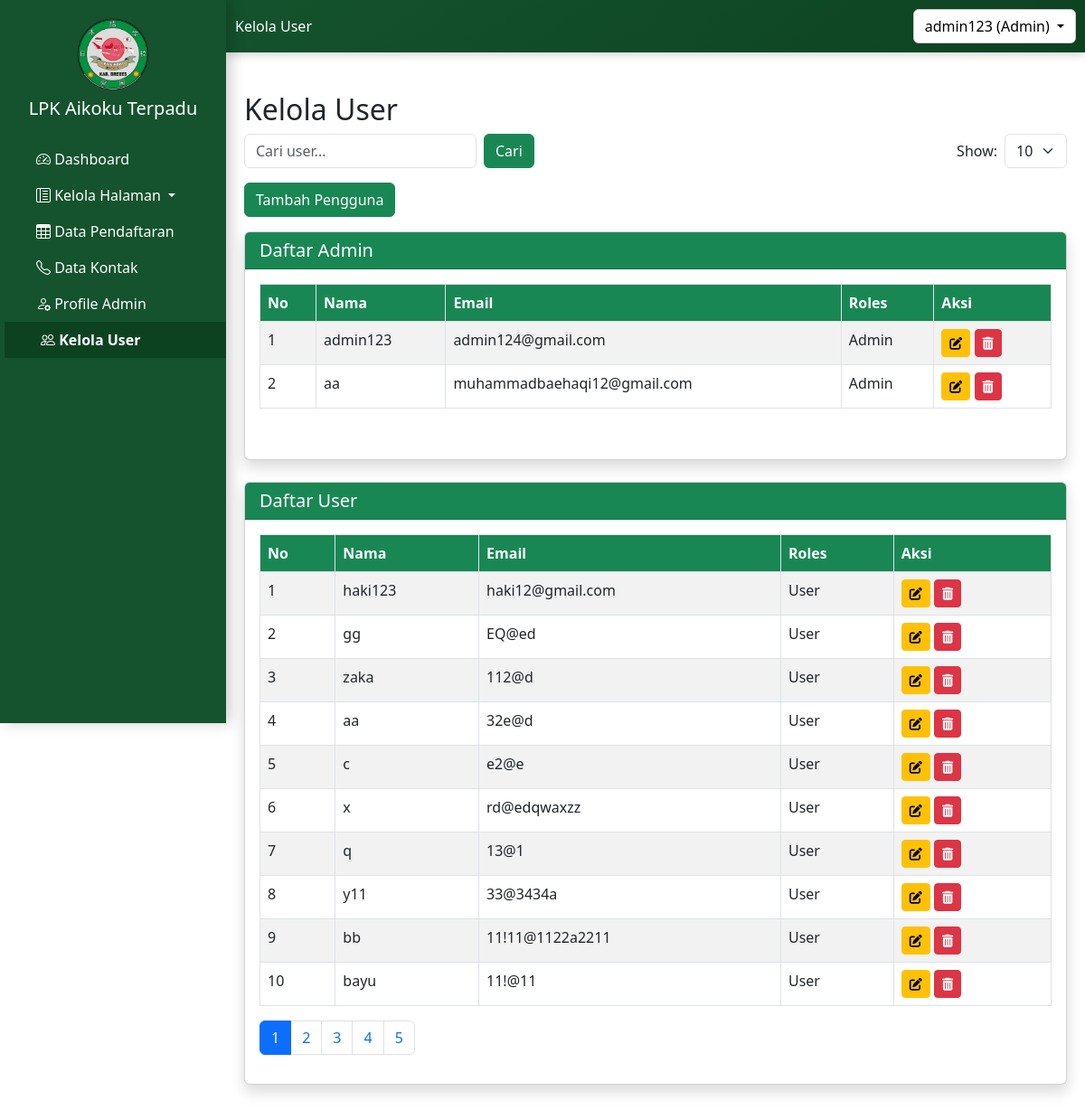
The page /admin/user/kelola_user.php (signed in) on the database its author committed.
### tables this page shows
CREATE TABLE `tb_pengguna` (
  `id_pengguna` int(11) NOT NULL,
  `username` varchar(50) NOT NULL,
  `password` varchar(255) NOT NULL,
  `email_pengguna` varchar(100) NOT NULL,
  `roles` enum('admin','user') DEFAULT 'user',
  `tanggal_aktivitas` timestamp NOT NULL DEFAULT current_timestamp()
);

### admin/user/kelola_user.php (the view, shortened to what this page needs)
<?php
$pageTitle = "Kelola User";
include '../../includes/config.php';
$search = isset($_GET['search']) ? $_GET['search'] : '';
$show = isset($_GET['show']) ? intval($_GET['show']) : 10;
$page = isset($_GET['page']) ? (int) $_GET['page'] : 1;
$offset = ($page - 1) * $show;
$filter = "";
$total_query = mysqli_query($mysqli, "SELECT COUNT(*) as total FROM tb_pengguna WHERE roles='user' $filter");
$total_data = mysqli_fetch_assoc($total_query)['total'];
$total_pages = ceil($total_data / $show);
?>
<!DOCTYPE html>
<html lang="id">
<head>
</head>
<body>
    <?php include '../../sidebar1.php'; ?>
    <div class="container mt-4 content">
        <h2><?= $pageTitle ?></h2>
        <div class="d-flex justify-content-between align-items-center mb-3">
            <form method="GET" action="" class="d-flex gap-2">
                <input type="text" name="search" class="form-control" placeholder="Cari user..."
                    value="<?= htmlspecialchars($search) ?>">
                <button type="submit" class="btn btn-success">Cari</button>
            </form>
            <form method="GET" action="" class="d-flex align-items-center gap-2">
                <label for="show" class="mb-0">Show:</label>
                <select name="show" id="show" class="form-select" onchange="this.form.submit()">
                    <?php
                    $options = [5, 10, 15, 20, 50];
                    foreach ($options as $option) {
                        $selected = ($show == $option) ? 'selected' : '';
                        echo "<option value='$option' $selected>$option</option>";
                    }
                    ?>
                </select>
            </form>
        </div>
        <button class="btn btn-success mb-3" data-bs-toggle="modal" data-bs-target="#tambahUserModal">Tambah Pengguna</button>
        <div class="card shadow mb-4">
            <div class="card-header bg-success text-white">
                <h5 class="mb-0">Daftar Admin</h5>
            </div>
            <div class="card-body">
                <div class="table-responsive mb-4">
                    <table class="table table-bordered table-striped">
                        <thead>
                                <tr>
                                    <th class="bg-success text-white">No</th>
                                    <th class="bg-success text-white">Nama</th>
                                    <th class="bg-success text-white">Email</th>
                                    <th class="bg-success text-white">Roles</th>
                                    <th class="bg-success text-white">Aksi</th>
                                </tr>
                            </thead>
                        <tbody>
                            <?php
                            $noAdmin = 1;
                            $queryAdmin = mysqli_query($mysqli, "SELECT * FROM tb_pengguna WHERE roles='admin' $filter");
                            while ($data = mysqli_fetch_assoc($queryAdmin)) {
                                ?>
                                    <tr>
                                        <td><?= $noAdmin++ ?></td>
                                        <td><?= htmlspecialchars($data['username']) ?></td>
                                        <td><?= htmlspecialchars($data['email_pengguna']) ?></td>
                                        <td><?= ucfirst($data['roles']) ?></td>
                                        <td>
                                            <a href="#" class="btn btn-warning btn-sm" data-bs-toggle="modal"
                                                data-bs-target="#editUserModal<?= $data['id_pengguna'] ?>"><i
                                                    class="fas fa-edit"></i></a>
                                            <a href="hapus_user.php?id=<?= $data['id_pengguna'] ?>"
                                                class="btn btn-danger btn-sm"
                                                onclick="return confirm('Yakin ingin menghapus user ini?');"><i
                                                    class="fas fa-trash-alt"></i></a>
                                        </td>
                                    </tr>
                            <?php } ?>
                        </tbody>
                    </table>
                </div>
            </div>
        </div>
            <div class="card shadow mb-4">
                <div class="card-header bg-success text-white">
                    <h5 class="mb-0">Daftar User</h5>
                </div>
                <div class="card-body">
                    <div class="table-responsive">
                        <table class="table table-bordered table-striped">
                            <thead>
                                <tr>
                                    <th class="bg-success text-white">No</th>
                                    <th class="bg-success text-white">Nama</th>
                                    <th class="bg-success text-white">Email</th>
                                    <th class="bg-success text-white">Roles</th>
                                    <th class="bg-success text-white">Aksi</th>
                                </tr>
                            </thead>
                            <tbody>
                                <?php
                                $noUser = 1;
                                $queryUser = mysqli_query($mysqli, "SELECT * FROM tb_pengguna WHERE roles='user' $filter LIMIT $show OFFSET $offset");
                                while ($data = mysqli_fetch_assoc($queryUser)) {
                                    ?>
                                        <tr>
                                            <td><?= $noUser++ ?></td>
                                            <td><?= htmlspecialchars($data['username']) ?></td>
                                            <td><?= htmlspecialchars($data['email_pengguna']) ?></td>
                                            <td><?= ucfirst($data['roles']) ?></td>
                                            <td>
                                                <a href="#" class="btn btn-warning btn-sm" data-bs-toggle="modal"
                                                    data-bs-target="#editUserModal<?= $data['id_pengguna'] ?>"><i
                                                        class="fas fa-edit"></i></a>
                                                <a href="hapus_user.php?id=<?= $data['id_pengguna'] ?>"
                                                    class="btn btn-danger btn-sm"
                                                    onclick="return confirm('Yakin ingin menghapus user ini?');"
                                                    title="Hapus User">
                                                    <i class="fas fa-trash-alt"></i>
                                                </a>
                                            </td>
                                        </tr>
                                <?php } ?>
                            </tbody>
                        </table>
                    </div>
                    <nav>
                        <ul class="pagination">
                            <?php for ($i = 1; $i <= $total_pages; $i++): ?>
                                    <li class="page-item <?= ($i == $page) ? 'active' : '' ?>">
                                        <a class="page-link"
                                            href="?page=<?= $i ?>&show=<?= $show ?>&search=<?= urlencode($search) ?>"><?= $i ?></a>
                                    </li>
                            <?php endfor; ?>
                        </ul>
                    </nav>
                </div>
            </div>
</body>
</html>

### admin/user/kelola_user.php (style rules this page uses)
body, html { overflow-x: hidden; }
.table-responsive { overflow-x: auto; -webkit-overflow-scrolling: touch; width: 100%; }

### sidebar1.php (style rules this page uses)
.content { margin-left: 250px; padding: 20px; overflow-x: auto; max-width: calc(100vw - 250px); }

### rows shown on the page
tb_pengguna: username "admin123", email_pengguna "admin124@gmail.com", roles "Admin"
tb_pengguna: username "aa", email_pengguna "muhammadbaehaqi12@gmail.com", roles "Admin"
tb_pengguna: username "haki123", email_pengguna "haki12@gmail.com", roles "User"
tb_pengguna: username "gg", email_pengguna "EQ@ed", roles "User"
tb_pengguna: username "zaka", email_pengguna "112@d", roles "User"
tb_pengguna: username "aa", email_pengguna "32e@d", roles "User"
tb_pengguna: username "c", email_pengguna "e2@e", roles "User"
tb_pengguna: username "x", email_pengguna "rd@edqwaxzz", roles "User"
tb_pengguna: username "q", email_pengguna "13@1", roles "User"
tb_pengguna: username "y11", email_pengguna "33@3434a", roles "User"
tb_pengguna: username "bb", email_pengguna "11!11@1122a2211", roles "User"
tb_pengguna: username "bayu", email_pengguna "11!@11", roles "User"

### other values the page prints
$pageTitle "Kelola User"
$_SESSION['username'] "admin123"
$_SESSION['roles'] "Admin"
form field show "10"
